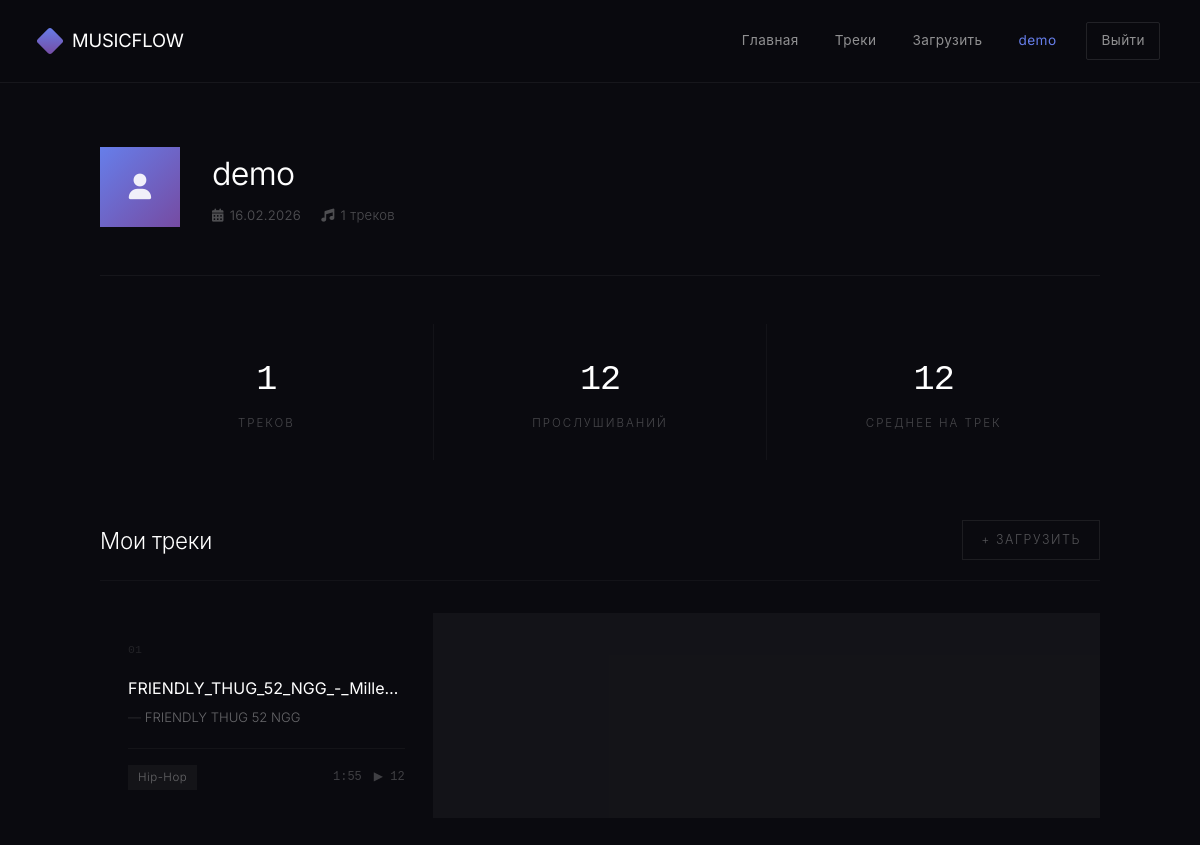
Page /profile (signed in) on the earlier database version.
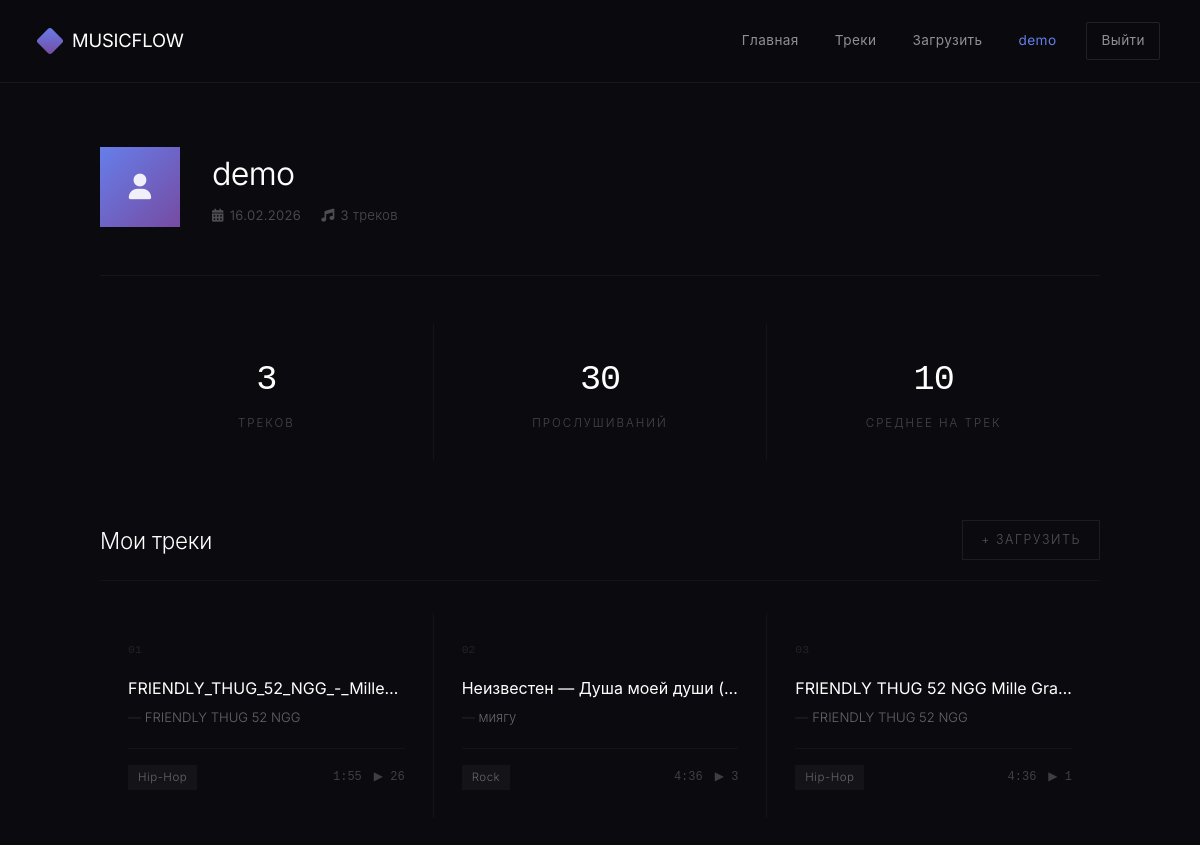
Same page on the later database version.
### app.py (models this page shows)
class Song(db.Model):
    id          = db.Column(db.Integer, primary_key=True)
    title       = db.Column(db.String(100), nullable=False)
    artist      = db.Column(db.String(100), nullable=False)
    genre       = db.Column(db.String(50), nullable=False)
    duration    = db.Column(db.String(10))
    filename    = db.Column(db.String(200))
    plays       = db.Column(db.Integer, default=0)
    upload_date = db.Column(db.DateTime, default=lambda: datetime.now(timezone.utc))
    user_id     = db.Column(db.Integer, db.ForeignKey('users.id'))

### app.py (the view)
@app.route('/profile')
@login_required
def profile():
    user_songs = Song.query.filter_by(user_id=current_user.id).all()
    return render_template('profile.html', user_songs=user_songs)

### app.py (called while the page is built)
@app.after_request
def set_security_headers(response):
    response.headers['X-Frame-Options'] = 'SAMEORIGIN'
    response.headers['X-Content-Type-Options'] = 'nosniff'
    response.headers['Referrer-Policy'] = 'strict-origin-when-cross-origin'
    response.headers['X-XSS-Protection'] = '1; mode=block'
    response.headers['Permissions-Policy'] = 'geolocation=(), microphone=(), camera=()'
    return response

@login_manager.user_loader
def load_user(user_id):
    return db.session.get(Users, int(user_id))

### templates/profile.html (shortened to what this page needs)
{% extends "base.html" %}
{% block content %}
<div class="profile-page">
    <div class="profile-header">
        <div class="profile-avatar">
            <i class="fas fa-user"></i>
        </div>
        <div>
            <div class="profile-info-name">{{ current_user.username }}</div>
            <div class="profile-info-meta">
                <span><i class="fas fa-calendar-alt"></i> {{ current_user.created_at.strftime('%d.%m.%Y') }}</span>
                <span><i class="fas fa-music"></i> {{ user_songs|length }} треков</span>
            </div>
        </div>
    </div>
    <div class="stats-row">
        <div class="stat-cell">
            <div class="stat-cell-num">{{ user_songs|length }}</div>
            <div class="stat-cell-label">Треков</div>
        </div>
        <div class="stat-cell">
            <div class="stat-cell-num">{{ user_songs|sum(attribute='plays') }}</div>
            <div class="stat-cell-label">Прослушиваний</div>
        </div>
        <div class="stat-cell">
            <div class="stat-cell-num">
                {% if user_songs %}
                    {{ (user_songs|sum(attribute='plays') / user_songs|length)|round|int }}
                {% else %}0{% endif %}
            </div>
            <div class="stat-cell-label">Среднее на трек</div>
        </div>
    </div>
    <div class="section-head">
        <h2>Мои треки</h2>
        <a href="/upload" class="upload-link">+ Загрузить</a>
    </div>
    {% if user_songs %}
        <div class="songs-grid">
            {% for song in user_songs %}
            <div class="song-card">
                <div class="song-card-num">{{ "%02d"|format(loop.index) }}</div>
                <div class="song-card-title">{{ song.title }}</div>
                <div class="song-card-artist">{{ song.artist }}</div>
                <div class="song-card-footer">
                    <span class="song-card-genre">{{ song.genre }}</span>
                    <div class="song-card-meta">
                        <span>{{ song.duration or '—' }}</span>
                        <span>▶ {{ song.plays }}</span>
                    </div>
                </div>
            </div>
            {% endfor %}
        </div>
    {% endif %}
</div>
{% endblock %}

Differences in the rows shown:
changed Song "FRIENDLY_THUG_52_NGG_-_Mille…": plays "12" → "26"
added Song: title "Неизвестен — Душа моей души (…", artist "миягу", genre "Rock", duration "4:36", plays "3"
added Song: title "FRIENDLY THUG 52 NGG Mille Gra…", artist "FRIENDLY THUG 52 NGG", genre "Hip-Hop", duration "4:36", plays "1"
Other differences:
{{ user_songs|length }}: "1" → "3"
{{ user_songs|sum(attribute='plays') }}: "12" → "30"
{{ (user_songs|sum(attribute='plays') / user_songs|length)|round|int }}: "12" → "10"
